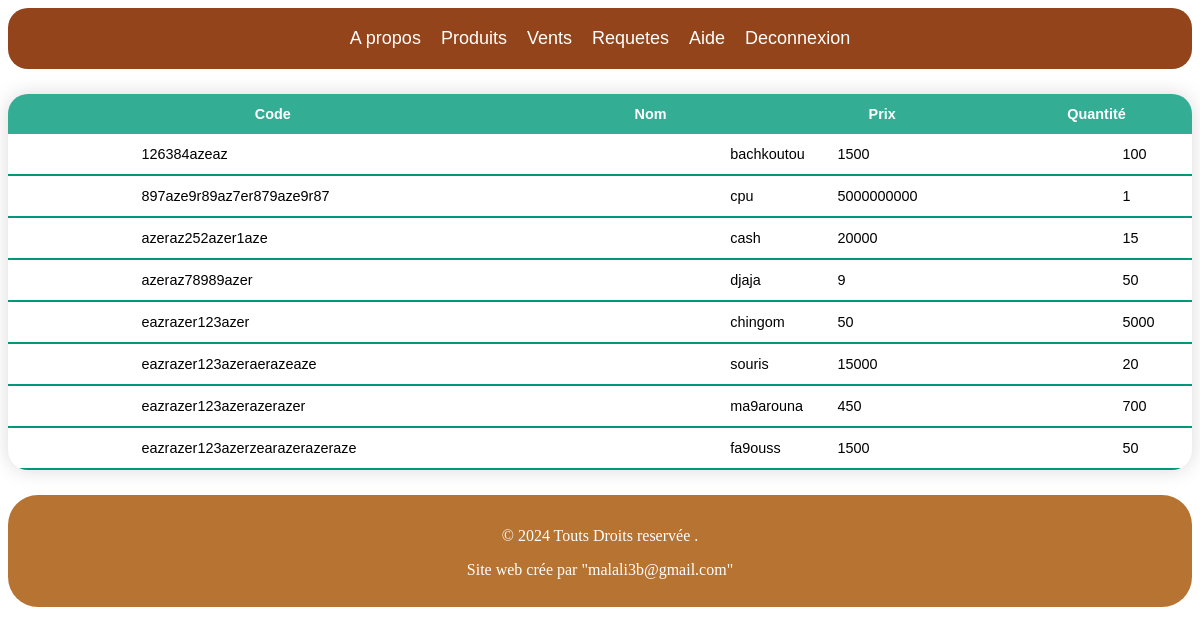
The page /sp/index.php (signed in) on the database its author committed.
### tables this page shows
CREATE TABLE `produit` (
  `qua` int(255) NOT NULL,
  `code` varchar(255) NOT NULL,
  `nom` varchar(255) NOT NULL,
  `prix` decimal(10,0) NOT NULL,
  `Id` int(255) NOT NULL
);

### sp/index.php (the view, shortened to what this page needs)
<?php
$id=$_SESSION['id'];
$cnx = mysqli_connect("127.0.0.1","root","","ifbreak");
$req = "SELECT code,nom,prix,qua from produit where(id='$id');" or die("problim L4");
$res = mysqli_query($cnx,$req);
?>
<!DOCTYPE html>
<html lang="en">
<head>
    <link rel="stylesheet" href="style.css">
</head>
<body>
    <nav>
        <ul id="left">
            <li class="left">A propos</li>
            <li class="left"><a href="../produit/index.html">Produits</a></li>
            <li class="left"><a href="../vente/index.html">Vents</a></li>
            <li class="left"><a href="../Requetes/index.php">Requetes</a></li>
            <li class="left">Aide</li>
            <li class="right"><a href="../connexion/index.html">Deconnexion</a></li>
        </ul>
    </nav>
    <main>
        <table class='styled-table'>
            <thead>
                <tr>
                    <th>Code</th>
                    <th>Nom</th>
                    <th>Prix</th>
                    <th>Quantité</th>
                </tr>
            </thead>
            <?php
            while($ligne = mysqli_fetch_array($res)){
                echo"
                    <style>
                        #elem1{
                            position:relative;
                            left:10%;
                            background-color: rgba(255,255,255,0.2);
                            color: black;
                        }
                        #elem2{
                            color: black;
                            position:relative;
                            left:15%;
                        }
                        #elem3{
                            color: black;
                            position:relative;
                            left:5%;
                        }
                        #elem4{
                            color: black;
                            position:relative;
                            left:9%;
                        }
                    </style>
                        <tbody>
                            <tr>
                                <td id='elem1'>$ligne[0]</td>
                                <td id='elem2'>$ligne[1]</td>
                                <td id='elem3'>$ligne[2]</td>
                                <td id='elem4'>$ligne[3]</td>
                            </tr>
                        </tbody>";
            }
            ?>
        </table>
    </main>
    <footer>
        <p>&copy 2024 Touts Droits reservée .</p>
        <p>Site web crée par "<a href="mailto:anoirlool@gmail.com">malali3b@gmail.com</a>"</p>
    </footer>
</body>
</html>

### sp/style.css (style rules this page uses)
nav { background-color:#93441A; padding: 20px 0; border-radius: 20px; margin-top: 3px; }
nav ul { list-style-type: none; margin: 0; padding: 0; display: flex; justify-content: center; }
nav ul li { margin: 0 10px; color: white; font-size: 18px; font-family: Arial, sans-serif; }
nav ul li a { text-decoration: none; color: white; }
footer { background-color:#B67332; color: white; text-align: center; padding: 1rem 0; border-radius: 30px; height: 80px; }
footer p { color: white; }
footer p a { text-decoration: none; color: white; }
.styled-table { border-collapse: collapse; margin: 25px 0; font-size: 0.9em; font-family: sans-serif; min-width: 400px; box-shadow: 0 0 20px rgba(0, 0, 0, 0.15); }
.styled-table thead tr { background-color: #009879; color: #ffffff; text-align: left; }
.styled-table th, .styled-table td { padding: 12px 15px; }
.styled-table tbody tr { border-bottom: 1px solid #dddddd; }
.styled-table tbody tr:last-of-type { border-bottom: 2px solid #009879; }
table { width: 100%; border-collapse: collapse; border-radius: 20px; overflow: hidden; box-shadow: 0 0 20px rgba(0, 0, 0, 0.15); margin: 0 auto; }
th , td { padding: 15px; background-color: rgba(255,255,255,0.2); color: #fff; }
th { text-align: center; }

### sp/index.php (style rules this page uses)
#elem1 { position:relative; left:10%; background-color: rgba(255,255,255,0.2); color: black; }
#elem2 { color: black; position:relative; left:15%; }
#elem3 { color: black; position:relative; left:5%; }
#elem4 { color: black; position:relative; left:9%; }

### rows shown on the page
produit: code "126384azeaz", nom "bachkoutou", prix "1500", qua "100"
produit: code "897aze9r89az7er879aze9r87", nom "cpu", prix "5000000000", qua "1"
produit: code "azeraz252azer1aze", nom "cash", prix "20000", qua "15"
produit: code "azeraz78989azer", nom "djaja", prix "9", qua "50"
produit: code "eazrazer123azer", nom "chingom", prix "50", qua "5000"
produit: code "eazrazer123azeraerazeaze", nom "souris", prix "15000", qua "20"
produit: code "eazrazer123azerazerazer", nom "ma9arouna", prix "450", qua "700"
produit: code "eazrazer123azerzearazerazeraze", nom "fa9ouss", prix "1500", qua "50"
